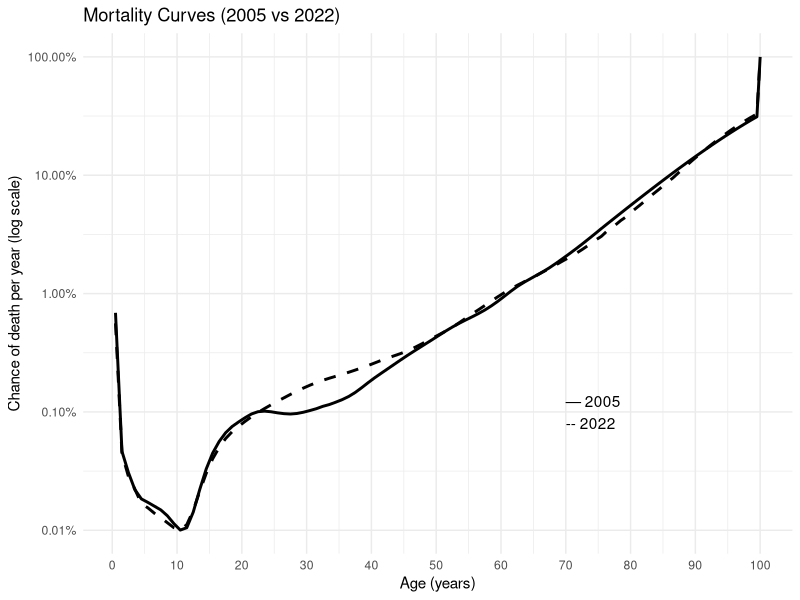
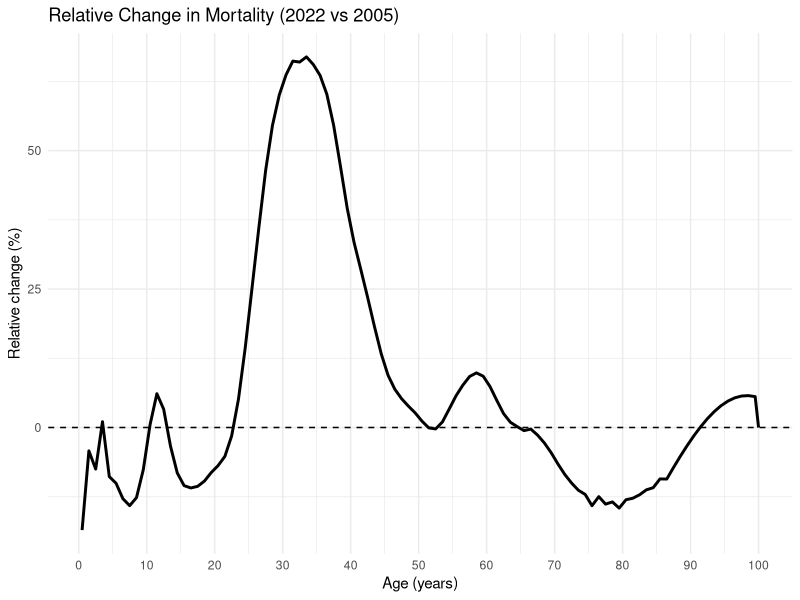

These charts were generated, in order, by the following R code:
# install.packages(c("readxl","dplyr","ggplot2","scales","broom"))
library(readxl)
library(dplyr)
library(ggplot2)
library(scales)
library(broom)

# 1. Read the table (assuming you've imported it to a data.frame `df`):
df <- read_excel("mortality_comparison.xlsx") 
# (Your file should have columns: Age, qx_2005, qx_2022)

# 2. Parse Age to midpoint
df <- df %>%
  mutate(
    Age_mid = if_else(Age == "100 and over", 100,
                      (as.numeric(sub("\\-.*", "", Age)) +
                         as.numeric(sub(".*\\-", "", Age))) / 2)
  )

# 3. Compute absolute & relative differences
df <- df %>%
  mutate(
    abs_diff = qx_2022 - qx_2005,
    rel_diff = 100*(qx_2022 - qx_2005)/qx_2005
  )

# 4. Show top 5 improvements & deteriorations
improvements <- df %>% arrange(rel_diff) %>% slice(1:5)
deteriorations <- df %>% arrange(desc(rel_diff)) %>% slice(1:5)

print("Top 5 Improvements (largest drops):")
print(improvements)
print("Top 5 Deteriorations (largest rises):")
print(deteriorations)

# 5. Fit Gompertz (log-linear) on ages 30–80
gomp_fit <- function(year_qx){
  df %>% 
    filter(Age_mid >= 30, Age_mid <= 80) %>%
    mutate(log_qx = log({{year_qx}})) %>%
    do(tidy(lm(log_qx ~ Age_mid, data = .)))
}

fit2005 <- gomp_fit(qx_2005)
fit2022 <- gomp_fit(qx_2022)

beta2005 <- fit2005$estimate[2]
alpha2005 <- exp(fit2005$estimate[1])
beta2022 <- fit2022$estimate[2]
alpha2022 <- exp(fit2022$estimate[1])

doubling_time2005 <- log(2)/beta2005
doubling_time2022 <- log(2)/beta2022

cat("Gompertz parameters (30–80 yrs)\n")
cat(sprintf("2005: alpha = %.4f, beta = %.4f, doubling time = %.1f yrs\n",
            alpha2005, beta2005, doubling_time2005))
cat(sprintf("2022: alpha = %.4f, beta = %.4f, doubling time = %.1f yrs\n",
            alpha2022, beta2022, doubling_time2022))

# 6. Plots
# Semi-log mortality curves
ggplot(df, aes(x = Age_mid)) +
  geom_line(aes(y = qx_2005), size = 1) +
  geom_line(aes(y = qx_2022), size = 1, linetype = "dashed") +
  scale_y_log10(labels = percent_format(accuracy = 0.01)) +
  scale_x_continuous(breaks = seq(0, 100, 10)) +
  labs(
    title = "Mortality Curves (2005 vs 2022)",
    y     = "Chance of death per year (log scale)",
    x     = "Age (years)",
    color = ""
  ) +
  theme_minimal() +
  theme(legend.position = "bottom") +
  annotate("text", x = 70, y = 0.001, label = "— 2005\n-- 2022", hjust = 0)

# Relative change plot
ggplot(df, aes(x = Age_mid, y = rel_diff)) +
  geom_line(linewidth = 1) +
  geom_hline(yintercept = 0, linetype = "dashed") +
  scale_x_continuous(breaks = seq(0, 100, 10)) +
  labs(
    title = "Relative Change in Mortality (2022 vs 2005)",
    y     = "Relative change (%)",
    x     = "Age (years)"
  ) +
  theme_minimal()
